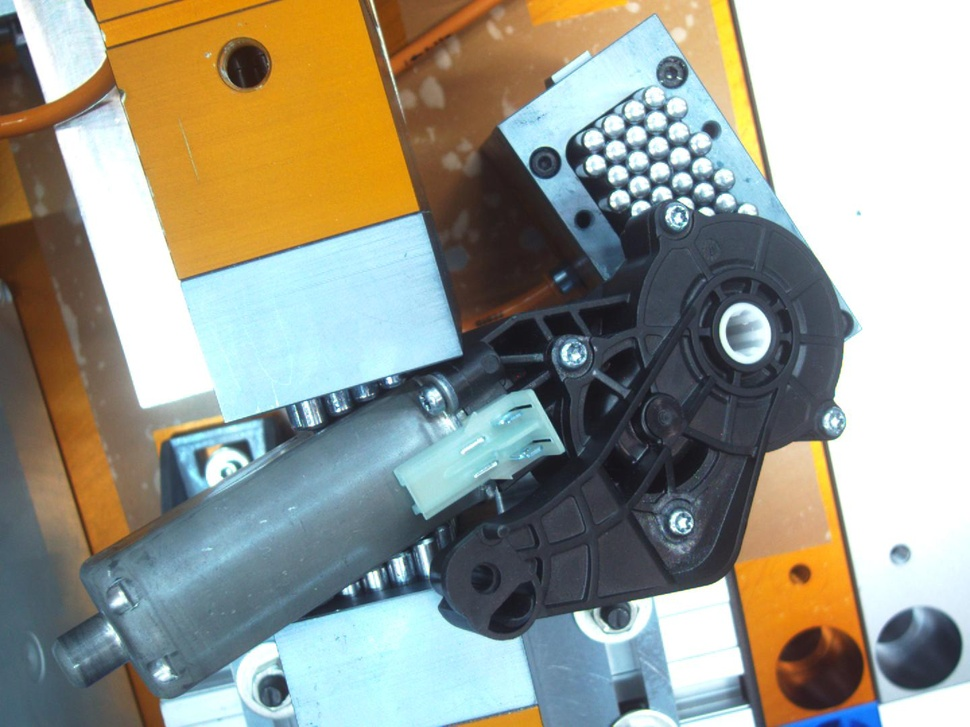
#> input picture image_process/0-2022-09-28_14_02_26.jpg, 970 x 727 px, shrunk from 1440 x 1080 before the run
$ python canny_edge.py
#> lines starting #> are read from the running program, lines starting #| are printed output that depends on the picture
# Import the OpenCV library
import cv2

# Read the original image from the location
img = cv2.imread('0-2022-09-28_14_02_26.jpg')
#> img is the input picture: shape (727, 970, 3); mean B, G, R 141.4, 153.6, 153

# Convert the image into graycsale
gray = cv2.cvtColor(img, cv2.COLOR_BGR2GRAY)
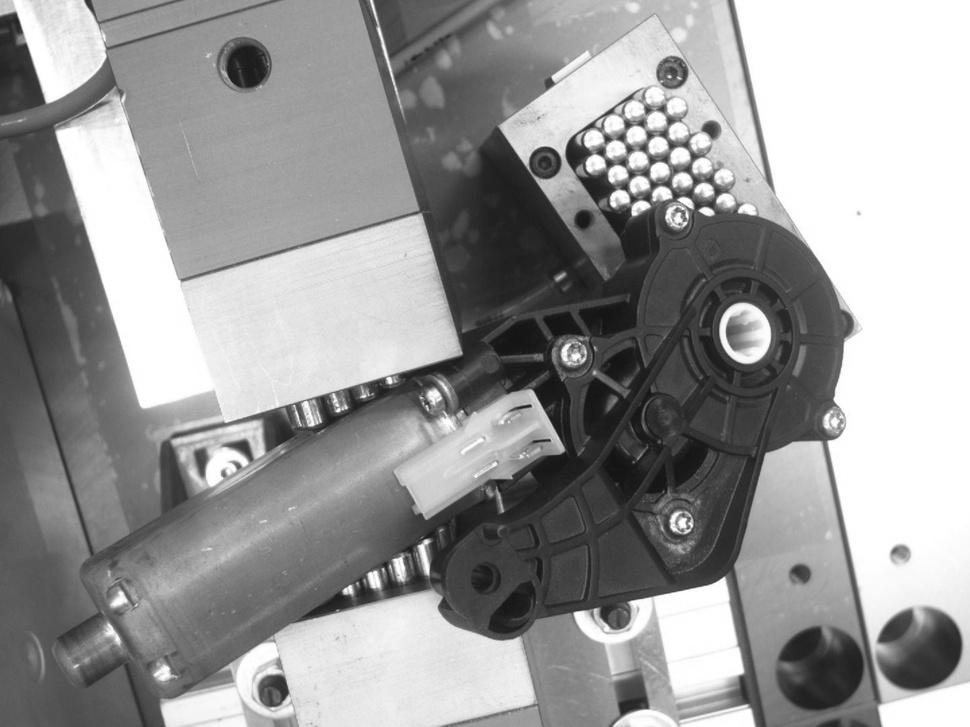
#> gray: shape (727, 970); min 17, max 255, mean 152

# Blur the gray scale image for better edge detection
blur = cv2.GaussianBlur(gray, (5,5), 0)

# Canny Edge Detection
canny_edges = cv2.Canny(image=blur, threshold1=100, threshold2=200)
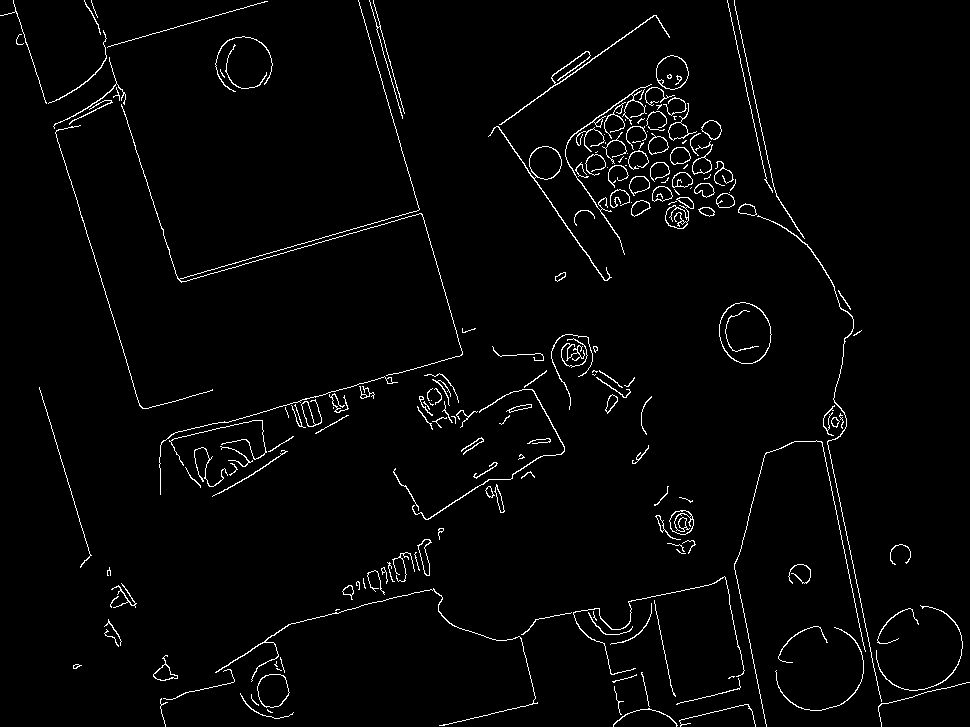
#> canny_edges: shape (727, 970); 2.4% white in thin lines or dots

# Display Canny Edge Detection Image
cv2.imshow('Canny Edge Detection', canny_edges)
cv2.waitKey(0)
cv2.destroyAllWindows()

# Save the Canny Edge Detection Image
cv2.imwrite('images/canny.jpg', canny_edges)

$ run again, with image_process/0-2022-09-28_10_10_21.jpg copied over image_process/0-2022-09-28_14_02_26.jpg
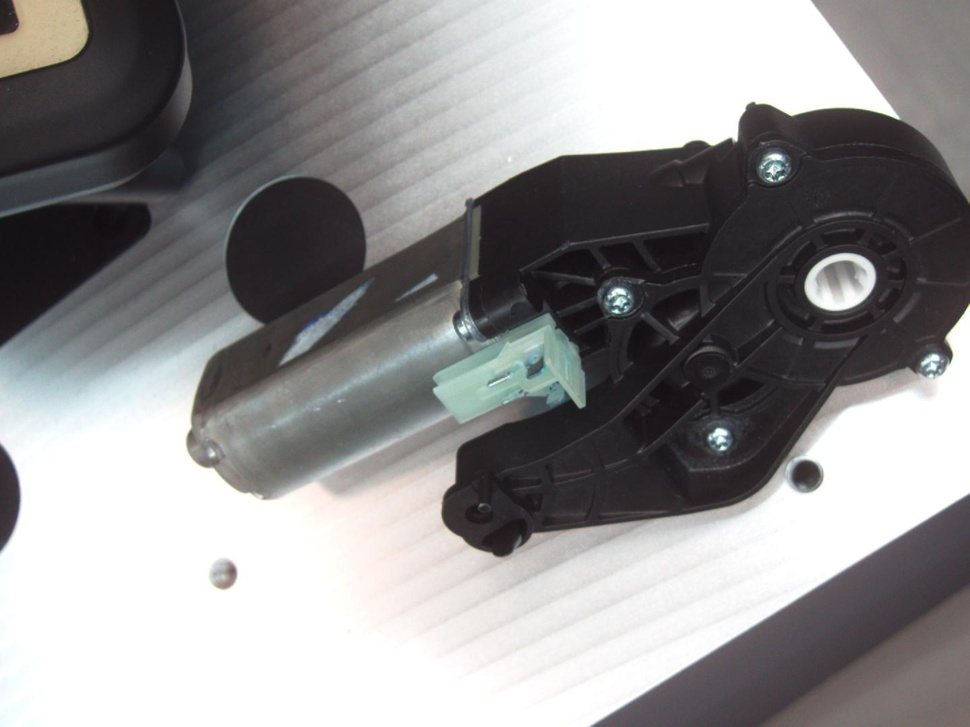
#> input picture image_process/0-2022-09-28_10_10_21.jpg, 970 x 727 px, shrunk from 1440 x 1080 before the run
#> img is the input picture: shape (727, 970, 3); mean B, G, R 144.5, 144, 145.1
#> `canny_edges = cv2.Canny(image=blur, threshold1=100, threshold2=200)`:
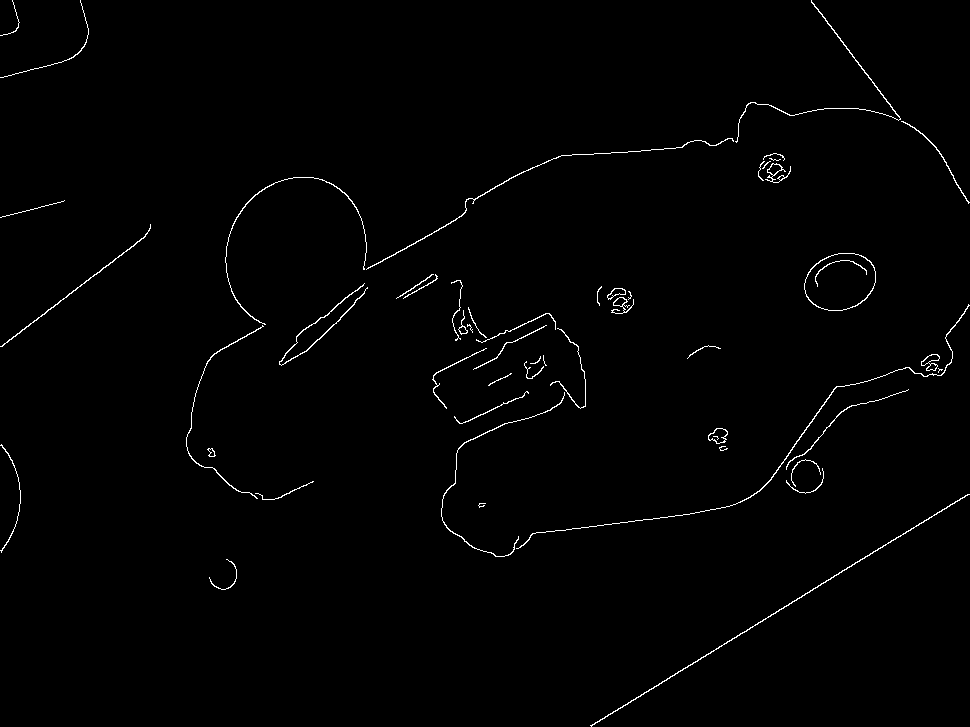
#> canny_edges: shape (727, 970); 0.98% white in thin lines or dots

$ run again, with image_process/ko.jpg copied over image_process/0-2022-09-28_14_02_26.jpg
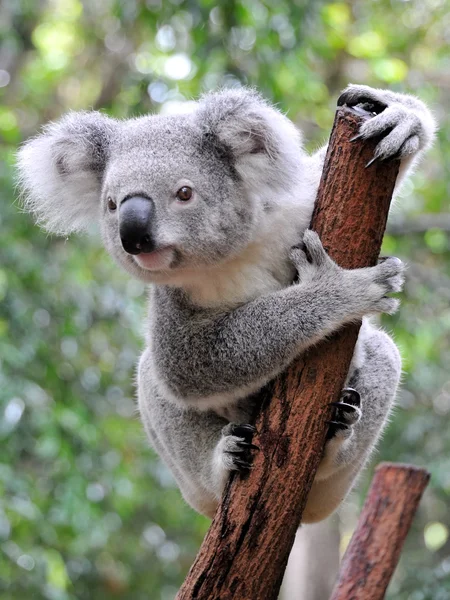
#> input picture image_process/ko.jpg, 450 x 600 px
#> img is the input picture: shape (600, 450, 3); mean B, G, R 115.7, 132.1, 129.1
#> `gray = cv2.cvtColor(img, cv2.COLOR_BGR2GRAY)`:
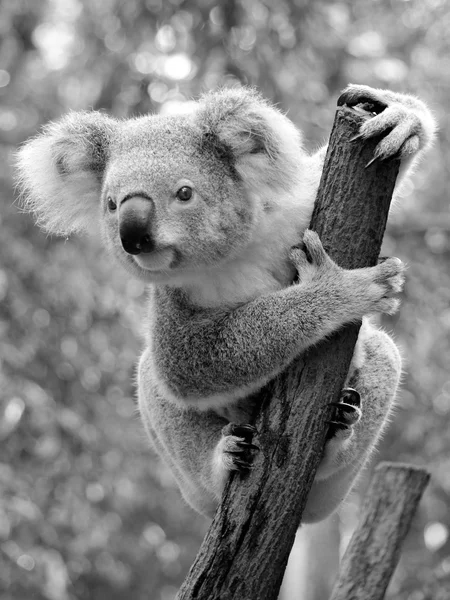
#> gray: shape (600, 450); min 0, max 255, mean 129.3
#> `canny_edges = cv2.Canny(image=blur, threshold1=100, threshold2=200)`:
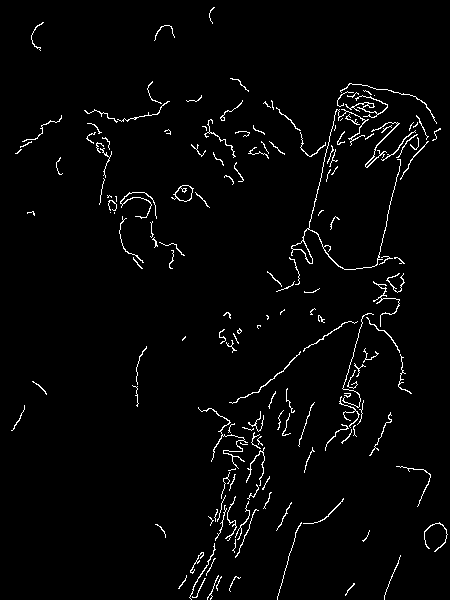
#> canny_edges: shape (600, 450); 2.5% white in thin lines or dots
